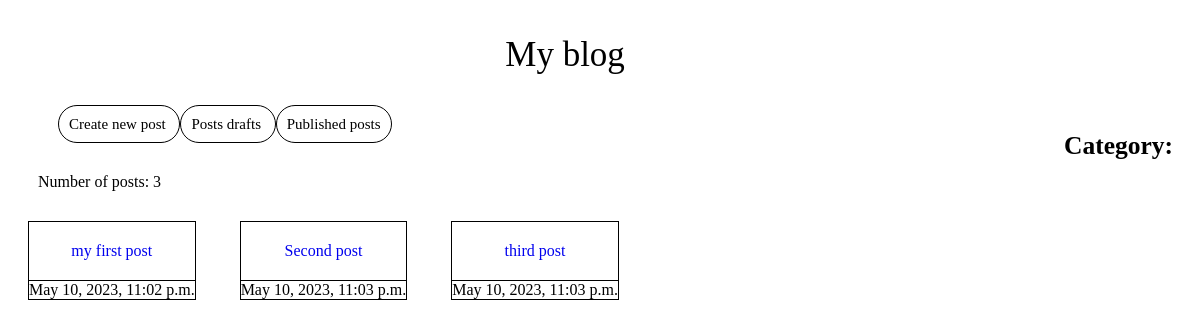
The app's page /, older data.
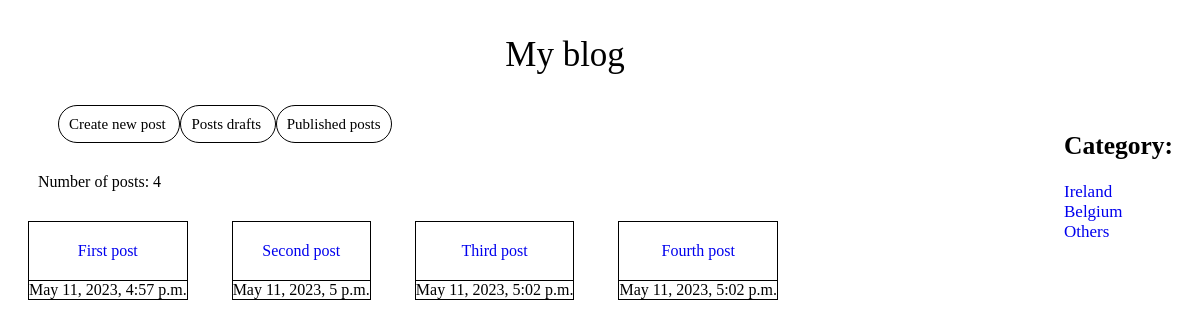
The same page, newer data.
### blog/models.py (models this page shows)
class Post(models.Model):
    title = models.CharField(max_length=64, verbose_name='Title')
    text = models.TextField(verbose_name='Text')
    created_date = models.DateTimeField(verbose_name='Created Date', auto_now_add=True)
    publish_date = models.DateTimeField(verbose_name='Publish Date', auto_now_add=True)
    published = models.BooleanField(default=False)
    category = models.ForeignKey('Category', on_delete=models.CASCADE, blank=True, null=True)
    def __str__(self):
        return f'{self.title}'

class Category(models.Model):
    text = models.CharField(max_length=52, verbose_name='Text')
    def __str__(self):
        return f'{self.text}'

### blog/views.py (the view)
# urls.py: path('', post_list, name='post_list'),
def post_list(request):
    posts = Post.objects.all().filter(published=True)
    category = Category.objects.all()
    counter = posts.count()
    return render(request, 'blog/post_list.html', {'items': posts, 'category': category, 'counter': counter})

### blog/templates/blog/post_list.html (shortened to what this page needs)
<!DOCTYPE html>
<html lang="en">
<head>
</head>
<body>
    <div style="margin-left: 42%">
        <p style="font-size: 35px">My blog</p>
    </div>
<div style="font-size: 17px; margin-left: 88%; position: absolute; margin-right: 30px">
    <h2>Category:</h2>
    {% for i in category %}
        <a href="{% url 'categories' category_pk=i.pk %}">{{ i }}</a><br>
    {% endfor %}
</div>
    <div style="margin-left: 50px; margin-top: 40px; margin-bottom: 40px;">
        <a style="font-size: 15px; color: black; border: 1px solid; border-radius: 20px; padding: 10px"
           href="{% url 'post_new' %}">
            Create new post
        </a>
        <a style="font-size: 15px; color: black; border: 1px solid; border-radius: 20px; padding: 10px"
           href="{% url 'post_draft' %}">
            Posts drafts
        </a>
        <a style="font-size: 15px; color: black; border: 1px solid; border-radius: 20px; padding: 10px"
           href="{% url 'post_list' %}">
            Published posts
        </a>
    </div>
    <div style="margin-left: 30px; margin-bottom: 10px;">Number of posts: {{counter}}</div>
    {% for post in items %}
    <div style="margin: 20px; display: inline-block">
        <div style="border: 1px solid">
            <div style="margin: 20px; text-align: center">
                <a href="{% url 'post_detail' post_pk=post.pk %}">{{ post.title }}</a>
            </div>
            <div style="border-top: 1px solid">{{ post.publish_date }}</div>
        </div>
    </div>
    {% endfor %}
</body>
</html>

Row changes from the older to the newer data that the page shows:
added Category: text "Ireland"
added Category: text "Belgium"
added Category: text "Others"
changed Post: title "my first post" → "First post"; publish_date "May 10, 2023, 11:02 p.m." → "May 11, 2023, 4:57 p.m."
changed Post "Second post": publish_date "May 10, 2023, 11:03 p.m." → "May 11, 2023, 5 p.m."
changed Post: title "third post" → "Third post"; publish_date "May 10, 2023, 11:03 p.m." → "May 11, 2023, 5:02 p.m."
now on this page (row edited): Post: title "Fourth post", publish_date "May 11, 2023, 5:02 p.m."
Text that changed along with them:
{{ counter }}: "3" → "4"
